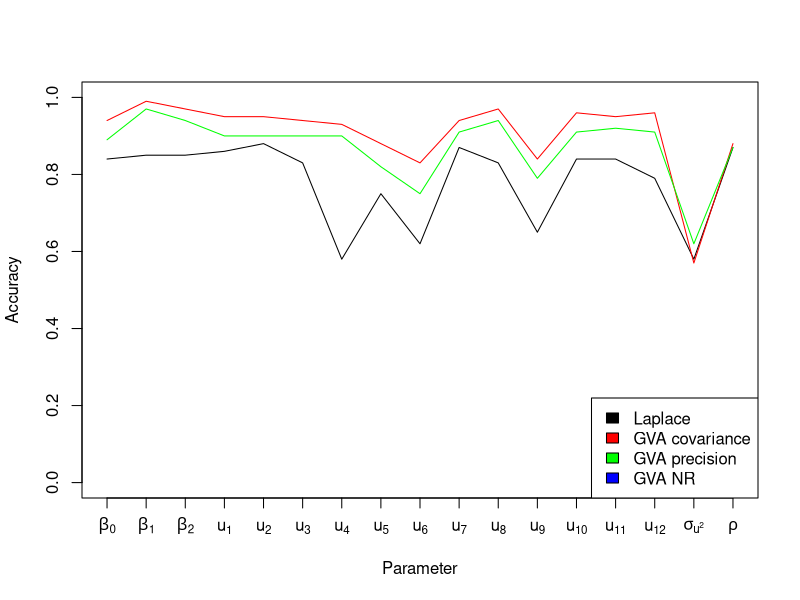

Generate this figure with R:
# plot_accuracy.R
accuracy <- read.csv(file="accuracy.csv")
pdf("results/accuracy_of_parameter_estimation.pdf")
plot(accuracy[,2], ylim=c(0, 1), type="l", ylab="Accuracy", xlab="Parameter", xaxt="n")
xaxis_labels <- c(expression(beta[0]),
									expression(beta[1]),
									expression(beta[2]),
									expression(u[1]),
									expression(u[2]),
									expression(u[3]),
									expression(u[4]),
									expression(u[5]),
									expression(u[6]),
									expression(u[7]),
									expression(u[8]),
									expression(u[9]),
									expression(u[10]),
									expression(u[11]),
									expression(u[12]),
									expression(sigma[u^2]),
									expression(rho))
axis(1, at=1:length(xaxis_labels), labels = xaxis_labels)
lines(accuracy[,3], ylim=c(0, 1), type="l", col="red")
lines(accuracy[,4], ylim=c(0, 1), type="l", col="green")
# lines(accuracy[,5], ylim=c(0, 1), type="l", col="blue")
legend("bottomright",
				c("Laplace", "GVA covariance", "GVA precision", "GVA NR"),
				fill=c("black", "red", "green", "blue"))
dev.off()
